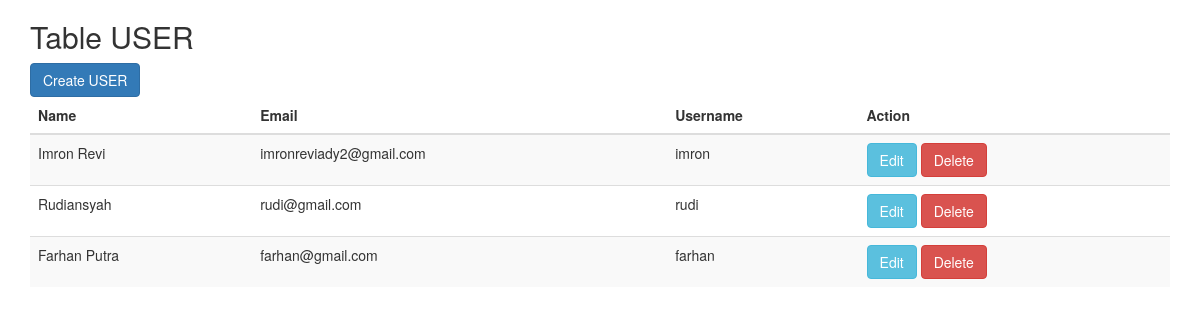
/crud/user/index.php, run on the app's committed database.
### tables this page shows
CREATE TABLE `users` (
  `id` int NOT NULL,
  `name` varchar(255) NOT NULL,
  `email` varchar(100) NOT NULL,
  `username` varchar(100) NOT NULL
);

### crud/user/index.php (the view, shortened to what this page needs)
<!DOCTYPE html>
<html>
<head>
    <link rel="stylesheet" href="https://maxcdn.bootstrapcdn.com/bootstrap/3.3.7/css/bootstrap.min.css">
</head>
<body>
    <div class="container">
        <h2>Table USER</h2>
        <a href="create.php" class="btn btn-primary">Create USER</a>
        <table class="table table-striped">
            <thead>
                <tr>
                    <th>Name</th>
                    <th>Email</th>
                    <th>Username</th>
                    <th>Action</th>
                </tr>
            </thead>
            <tbody>
                <?php
                include("../koneksi.php");
                $sql = "SELECT * FROM users";
                $result = mysqli_query($conn, $sql);
                if (mysqli_num_rows($result) > 0) {
                    while($row = mysqli_fetch_assoc($result)) {
                        echo "<tr>";
                        echo "<td>" . $row['name'] . "</td>";
                        echo "<td>" . $row['email'] . "</td>";
                        echo "<td>" . $row['username'] . "</td>";
                        echo "<td>";
                        echo "<a href='edit.php?id=" . $row['id'] . "' class='btn btn-info'>Edit</a> ";
                        echo "<a href='proses_delete.php?id=" . $row['id'] . "' class='btn btn-danger'>Delete</a>";
                        echo "</td>";
                        echo "</tr>";
                    }
                } else {
                    echo "<tr><td colspan='4'>0 results</td></tr>";
                }
                ?>
            </tbody>
        </table>
    </div>
</body>
</html>

### data on the page
users: name "Imron Revi", email "imronreviady2@gmail.com", username "imron"
users: name "Rudiansyah", email "rudi@gmail.com", username "rudi"
users: name "Farhan Putra", email "farhan@gmail.com", username "farhan"
